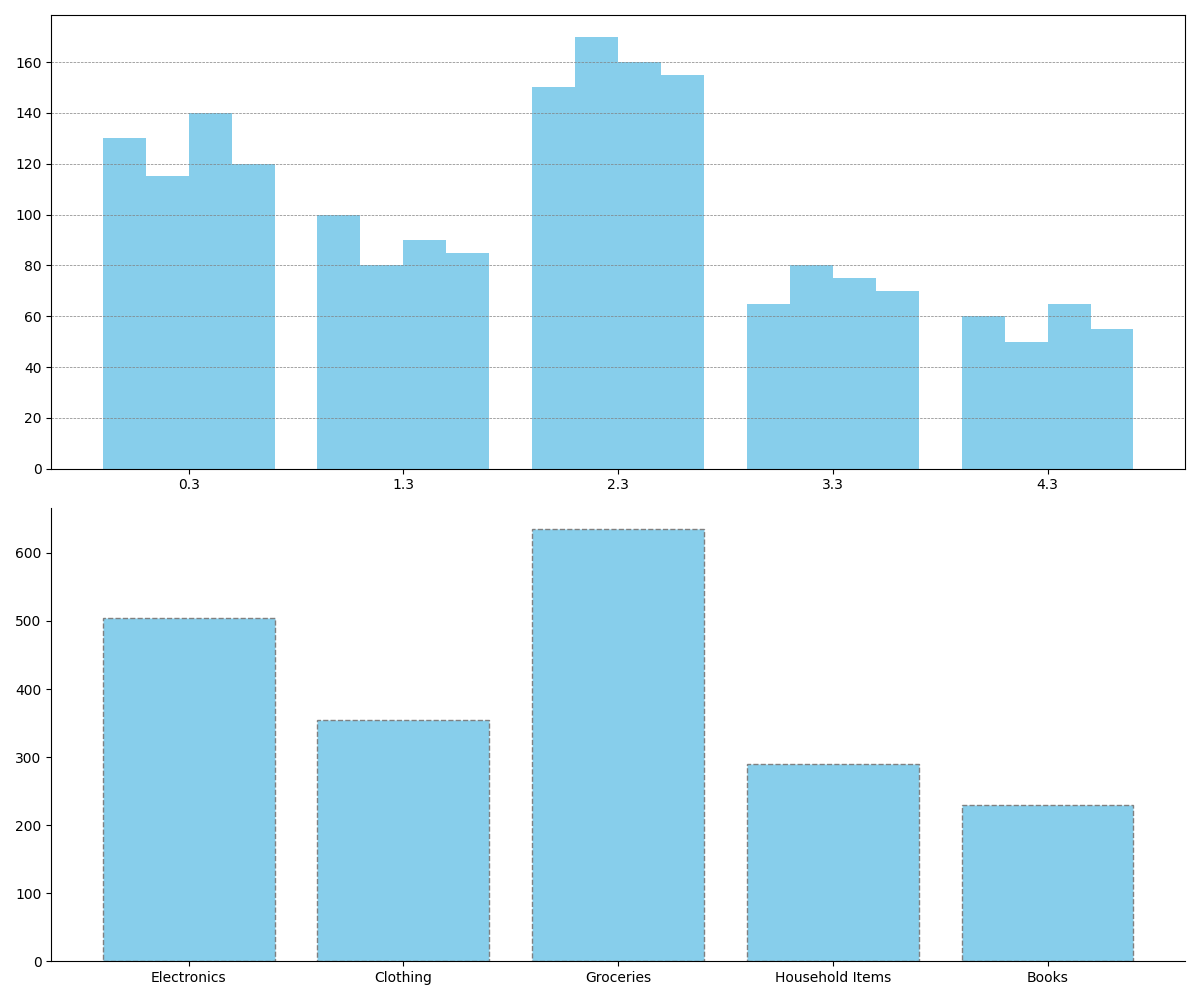

Write Python code to recreate this figure.
import matplotlib.pyplot as plt
import numpy as np

categories = ['Electronics', 'Clothing', 'Groceries', 'Household Items', 'Books']
quarters = ['Q1', 'Q2', 'Q3', 'Q4']

# Randomly altered sales data while preserving the original shape
sales_data = np.array([
    [130, 115, 140, 120],  # shuffled Q1 data for 'Electronics'
    [100, 80, 90, 85],     # shuffled Q2 data for 'Clothing'
    [150, 170, 160, 155],  # shuffled Q3 data for 'Groceries'
    [65, 80, 75, 70],      # shuffled Q4 data for 'Household Items'
    [60, 50, 65, 55],      # shuffled Q1 data for 'Books'
])

fig, (ax1, ax2) = plt.subplots(2, 1, figsize=(12, 10))

bar_width = 0.2
bar_positions = np.arange(len(categories))

single_color = 'skyblue'

# Plot bars for each quarter with the shuffled data
for i, quarter in enumerate(quarters):
    ax1.bar(bar_positions + i * bar_width, sales_data[:, i], width=bar_width, color=single_color)

ax1.set_xticks(bar_positions + bar_width * 1.5)
ax1.grid(True, which='major', axis='y', linestyle='--', linewidth=0.5, color='gray')

annual_sales = np.sum(sales_data, axis=1)
ax2.bar(categories, annual_sales, color=single_color, linestyle='--', edgecolor='gray')

ax2.spines['top'].set_visible(False)
ax2.spines['right'].set_visible(False)

plt.tight_layout()
plt.show()
